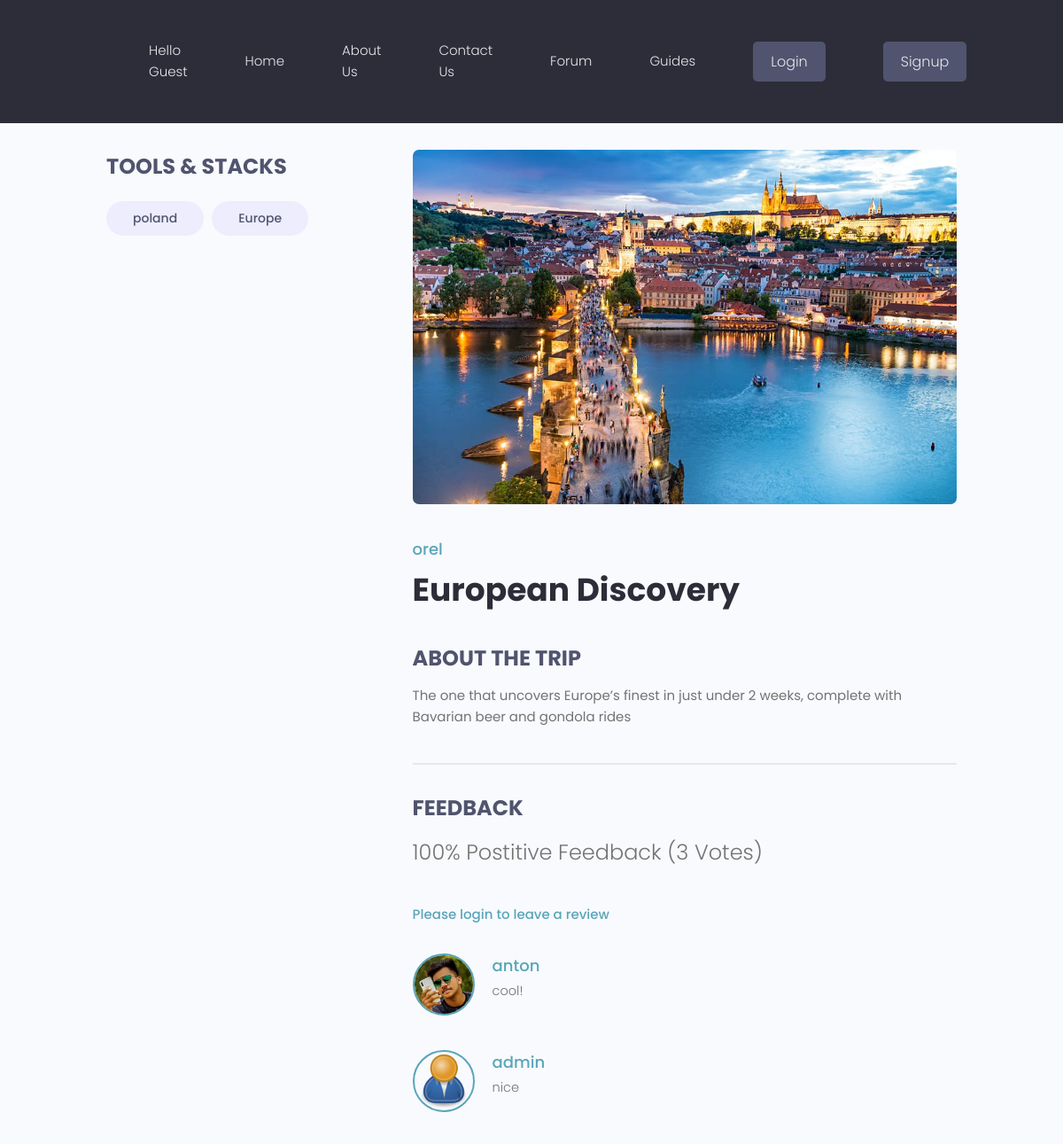
/trip/43a6959f-16f2-429b-9284-68d5c4310290/, run on the app's committed database.
### trips/models.py (models this page shows, shortened)
class Tag(models.Model):
    name = models.CharField(max_length=200)
    created = models.DateTimeField(auto_now_add=True)
    id = models.UUIDField(default=uuid.uuid4, unique=True, primary_key=True,editable=False)
    def __str__(self):
        return self.name

class Trip(models.Model):
    owner = models.ForeignKey(
        Profile,null=True, blank= True,on_delete=models.SET_NULL)
    title = models.CharField(max_length=200)
    description = models.TextField(null=True, blank = True)
    featured_image = models.ImageField(null = True, blank = True, default= "default.jpg")# upload image from the trip, and by the default its gray image
    created = models.DateTimeField(auto_now_add=True)
    tags = models.ManyToManyField('Tag', blank=True) #one trip has many tag and vice versa
    vote_total = models.IntegerField(default=0, null=True, blank=True)# all the vote that the trips has
    vote_ration = models.IntegerField(default=0, null=True, blank=True)# the ration betwen negative and positive
    id = models.UUIDField(default=uuid.uuid4, unique=True, primary_key=True,editable=False)
    class Meta:
        ordering = ['-vote_ration','-vote_total', 'title']
    @property
    def reviewers(self):
        queryset = self.review_set.all().values_list('owner__id', flat=True)
        return queryset

class Review(models.Model):
    VOTE_TYPE = (
        ('up', 'Up Vote'),
        ('down', 'Down Vote'),
    )
    owner = models.ForeignKey(Profile, on_delete=models.CASCADE, null=True)
    trip = models.ForeignKey(Trip, on_delete=models.CASCADE)
    body = models.TextField(null=True, blank=True)
    value = models.CharField(max_length=200, choices= VOTE_TYPE)
    created = models.DateTimeField(auto_now_add=True)
    id = models.UUIDField(default=uuid.uuid4, unique=True, primary_key=True,editable=False)
    class Meta:
        unique_together = [['owner', 'trip']]

### users/models.py (models this page shows, shortened)
class Profile(models.Model):
    user = models.OneToOneField(User, on_delete=models.CASCADE, null=True, blank=True)
    name = models.CharField(max_length=200, blank=True, null=True)
    email = models.EmailField(max_length=500, blank=True, null= True)
    username =  models.CharField(max_length=200, blank=True, null=True)
    location =  models.CharField(max_length=200, blank=True, null=True)
    short_intro = models.CharField(max_length=200, blank = True, null=True)
    bio = models.TextField(blank=True,null=True)
    profile_image = models.ImageField(
        null=True, blank=True, upload_to='profiles/', default= "profiles/user-default.png")
    guide_confirmation = models.ImageField(
        null=True, blank=True, upload_to='profiles/')
    admin_approved=models.BooleanField(default=False)
    vote_total = models.IntegerField(default=0, null=True, blank=True)  # all the vote that the trips has
    vote_ration = models.IntegerField(default=0, null=True, blank=True)  # the ration betwen negative and positive
    created = models.DateTimeField(auto_now_add=True)
    id = models.UUIDField(default=uuid.uuid4, unique=True, primary_key=True,editable=False)

### trips/views.py (the view, shortened to what this page needs)
# urls.py: path('trip/<str:pk>/',views.trip,name="trip"),
def trip(request,pk):
    tripObj = Trip.objects.get(id=pk)
    tags = tripObj.tags.all()
    form = ReviewForm()
    return render(request, 'trips/single-trip.html',{'trip':tripObj, 'tags': tags,'form':form})

### forum/context_processors.py (called while the page is built, shortened)
def searchFunction(request):
    search_context = {}
    posts = Post.objects.all()
    return search_context

### trips/templates/trips/single-trip.html (shortened to what this page needs)
{% extends 'main.html' %}
 {% block content %}
  <main class="singleProject my-md">
    <div class="container">
      <div class="layout">
        <div class="column column--1of3">
          <h3 class="singleProject__subtitle">Tools & Stacks</h3>
          <div class="singleProject__toolStack">
            {% for tag in tags %}
            <span class="tag tag--pill tag--sub tag--lg">
              <small>{{tag}}</small>
            </span>
            {% endfor %}
          </div>
        </div>
        <div class="column column--2of3">
          <img class="singleProject__preview" src="{{ trip.featured_image.url }}" alt="portfolio thumbnail" />
          <a href="{% url 'guide-profile' trip.owner.id %}" class="singleProject__developer">{{ trip.owner.name }}</a>
          <h2 class="singleProject__title">{{trip.title}}</h2>
          <h3 class="singleProject__subtitle">About the trip</h3>
          <div class="singleProject__info">
            {{trip.description}}
          </div>
          <div class="comments">
            <h3 class="singleProject__subtitle">Feedback</h3>
            <h5 class="project--rating">
              {{trip.vote_ration}}% Postitive Feedback ({{trip.vote_total}} Vote{{trip.vote_total|pluralize:"s"}})
            </h5>
            {% if request.user.profile.id in trip.reviewers %}
            <p>You have already submitted your review for this trip</p>
            {% elif request.user.profile == trip.owner %}
            <p>You cannot review your own trip</p>
            {% else %}
            <a href="{% url 'signin' %}?next={{request.path}}">Please login to leave a review</a>
            {% endif %}
            <div class="commentList">
              {% for review in trip.review_set.all %}
              {% if review.body %}
              <div class="comment">
                <a href="{% url  'guide-profile' review.owner.id %}">
                  <img class="avatar avatar--md"
                    src="{{review.owner.profile_image.url}}" alt="user" />
                </a>
                <div class="comment__details">
                  <a href="{% url  'guide-profile' review.owner.id %}" class="comment__author">{{ review.owner.name }}</a>
                  <p class="comment__info">{{review.body|linebreaksbr}}</p>
                </div>
              </div>
              {% endif %}
              {% endfor %}
            </div>
          </div>
        </div>
      </div>
    </div>
  </main>
{% endblock content %}

### static/styles/app.css (style rules this page uses)
:root { --color-sub: #2d2d39; }
img { width: 100%; }
.singleProject .column--1of3 { order: 2; }
@media screen and (min-width: 1081px) { .singleProject .column--1of3 { order: 1; } }
@media screen and (min-width: 1081px) { .singleProject .column--2of3 { order: 2; } }
.singleProject__toolStack { margin-top: 2rem; margin-bottom: 4rem; }
.singleProject__preview { height: 50vh; object-fit: cover; object-position: top center; margin-bottom: 3rem; border-radius: 0.7rem; }
.singleProject__developer { font-size: 1.8rem; font-weight: 500; }
.singleProject__title { font-size: 3.6rem; font-weight: 700; color: var(--color-sub); margin-bottom: 3rem; }
.project--rating { margin-bottom: 1.6em; margin-top: 0.5em; }
.singleProject__subtitle { text-transform: uppercase; font-size: 2.4rem; font-weight: 700; color: var(--color-sub-light); margin-bottom: 1rem; }
.comments { margin-top: 4rem; padding-top: 3rem; border-top: 2px solid var(--color-light); }
.commentList { margin: 3rem 0; }
.comment { display: flex; gap: 2rem; }
.comment:not(:last-child) { margin-bottom: 3rem; }
.comment__author { font-size: 1.8rem; }
.comment__info { font-size: 1.45rem; }

### static/uikit/styles/modules/_variables.css (style rules this page uses)
:root { --color-main: #5aa5b9; --color-main-light: #e6faff; --color-sub: #3f4156; --color-sub-light: #51546e; --color-sub-lighter: #ededfd; --color-text: #737373; --color-gray: #8b8b8b; --color-light: #e5e7eb; --color-light-gray: #767676; --color-bg: #f8fafd; --color-white: #fffefd; --color-white-light: #f3f3f3; --color-success: #359e64; --color-success-bg: #def8e8; --color-error: #fc4b0b; --color-error-bg: #fff2ee; --font-base: 'Poppins', arial, helvetica, 'Segoe UI', roboto, ubuntu, sans-serif; --font-monospace: 'Fira Code', 'Courier New', courier, monospace; --font-regular: 300; --font-medium: 500; --font-bold: 700; --generic-shadow: 1px 1px 5px #00000010; --generic-transition: all 0.3s ease-in-out; }

### static/uikit/styles/modules/_base.css (style rules this page uses)
* { margin: 0; padding: 0; box-sizing: border-box; text-rendering: optimizeLegibility; color: inherit; font-size: inherit; }
html { font-size: 50%; }
@media only screen and (min-width: 480px) { html { font-size: 56.25%; } }
@media only screen and (min-width: 1200px) { html { font-size: 62.5%; } }
body { line-height: 1.6; font-weight: 400; font-size: 1.5rem; color: var(--color-text); background-color: var(--color-bg); min-height: 100vh; }

### static/uikit/styles/modules/_typography.css (style rules this page uses)
* { font-family: var(--font-base); }
h2 { font-size: 3.6rem; font-weight: var(--font-bold); }
h3 { font-size: 3.2rem; font-weight: var(--font-medium); }
h5 { font-size: 2.4rem; font-weight: var(--font-medium); }
h5, h6 { font-weight: var(--font-regular); }
p, span, strong { font-size: 1.6rem; color: var(--color-text); font-weight: var(--font-regular); }
a { padding-bottom: 2px; text-decoration: none; display: inline-block; color: var(--color-main); font-weight: var(--font-medium); }

### static/uikit/styles/modules/_utilities.css (style rules this page uses)
.container { width: 92%; max-width: 165rem; margin: 0 auto; box-sizing: border-box; }
@media screen and (min-width: 1000px) { .container { width: 90%; } }
@media screen and (min-width: 1200px) { .container { width: 80%; } }
.my-md { margin: 3rem auto; }

### static/uikit/styles/modules/_avatar.css (style rules this page uses)
.avatar { border-radius: 50%; border: 2px solid var(--color-main); object-fit: cover; }
.avatar--md { height: 7rem; width: 7rem; }

### static/uikit/styles/modules/_tag.css (style rules this page uses)
.tag { display: inline-flex; align-items: center; background-color: var(--color-sub); height: -webkit-fit-content; height: -moz-fit-content; height: fit-content; width: -webkit-fit-content; width: -moz-fit-content; width: fit-content; border-radius: 0.5rem; padding: 0.5rem 1.5rem; font-size: 1.2rem; cursor: pointer; }
.tag:not(:last-child) { margin-right: 0.25rem; margin-bottom: 0.75rem; }
.tag > small { color: var(--color-white); }
.tag--pill { border-radius: 5rem; }
.tag--sub, .tag--sub > small { background: var(--color-sub-lighter); color: var(--color-sub-light); font-weight: 500; }
.tag--lg { padding: 0.8rem 3rem; font-size: 1.4rem; }
.tag--lg:not(:last-child) { margin-right: 0.5rem; margin-bottom: 1rem; }

### static/uikit/styles/modules/_layout.css (style rules this page uses)
.layout { display: flex; flex-flow: row wrap; justify-content: space-between; }
.layout > .column { margin-bottom: 3rem; }
.layout > .column.column--1of3 { flex-basis: 30%; }
.layout > .column.column--2of3 { flex-basis: 64%; }

### data on the page
Tag: name "poland"
Tag: name "Europe"
Trip: featured_image (picture), owner.name "orel", title "European Discovery", description "The one that uncovers Europe’s finest in just under 2 weeks, complete with Bavarian beer and gondola rides", vote_ration "100", vote_total "3"
Review: owner.profile_image (picture), owner.name "anton", body "cool!"
Review: owner.profile_image (placeholder picture), owner.name "admin", body "nice"
